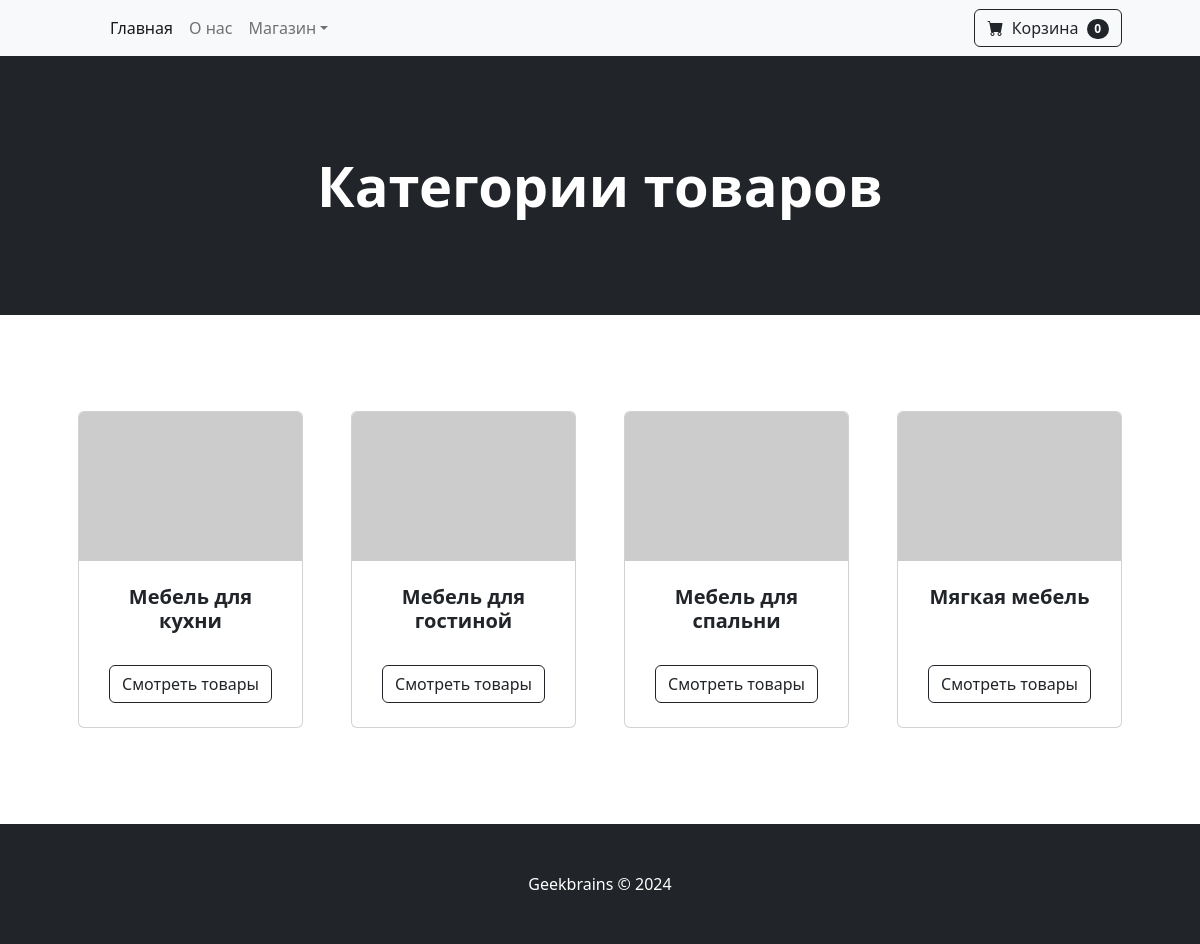
The page / on the database its author committed.
### homeworkapp/models.py (models this page shows, shortened)
class Category(models.Model):
    name = models.CharField(max_length=64)

### homeworkapp/views.py (the view)
# urls.py: path('', ListOfCategories.as_view(), name='index'),
class ListOfCategories(View):
    def get(self, request):
        context = {'header': 'Категории товаров',
               'sub_header': ' ',
               'category_list': Category.objects.all(),
               }
        return render(request, 'homeworkapp/list_of_categories.html', context)

### homeworkapp/context.py (called while the page is built)
def global_categories_context(request):
    return {
        "categories_context" : Category.objects.all(),
    }

### homeworkapp/templates/homeworkapp/list_of_categories.html (shortened to what this page needs)
{% extends "base_shop.html" %}
{%block header%}
    <header class="bg-dark py-5">
        <div class="container px-4 px-lg-5 my-5">
            <div class="text-center text-white">
                <h1 class="display-4 fw-bolder">{{ header }}</h1>
            </div>
        </div>
    </header>
{%endblock header%}
{% block content %}
 <section class="py-5">
    <div class="container px-4 px-lg-5 mt-5">
        <div class="row gx-4 gx-lg-5 row-cols-2 row-cols-md-3 row-cols-xl-4 justify-content-center">
            {% for category in category_list %}
                <div class="col mb-5">
                    <div class="card h-100">
                        <img class="card-img-top" src="https://dummyimage.com/450x300/dee2e6/6c757d.jpg" alt="..." />
                        <div class="card-body p-4">
                            <div class="text-center">
                                <h5 class="fw-bolder">{{ category.name }}</h5>
                            </div>
                        </div>
                        <div class="card-footer p-4 pt-0 border-top-0 bg-transparent">
                            <div class="text-center"><a class="btn btn-outline-dark mt-auto" href="{% url "products_by_category" category.pk %}">Смотреть товары</a></div>
                        </div>
                    </div>
                </div>
            {% endfor %}
        </div>
    </div>
</section>
{% endblock content %}

### rows shown on the page
Category: name "Мебель для кухни"
Category: name "Мебель для гостиной"
Category: name "Мебель для спальни"
Category: name "Мягкая мебель"

### other values the page prints
{{ header }} "Категории товаров"
